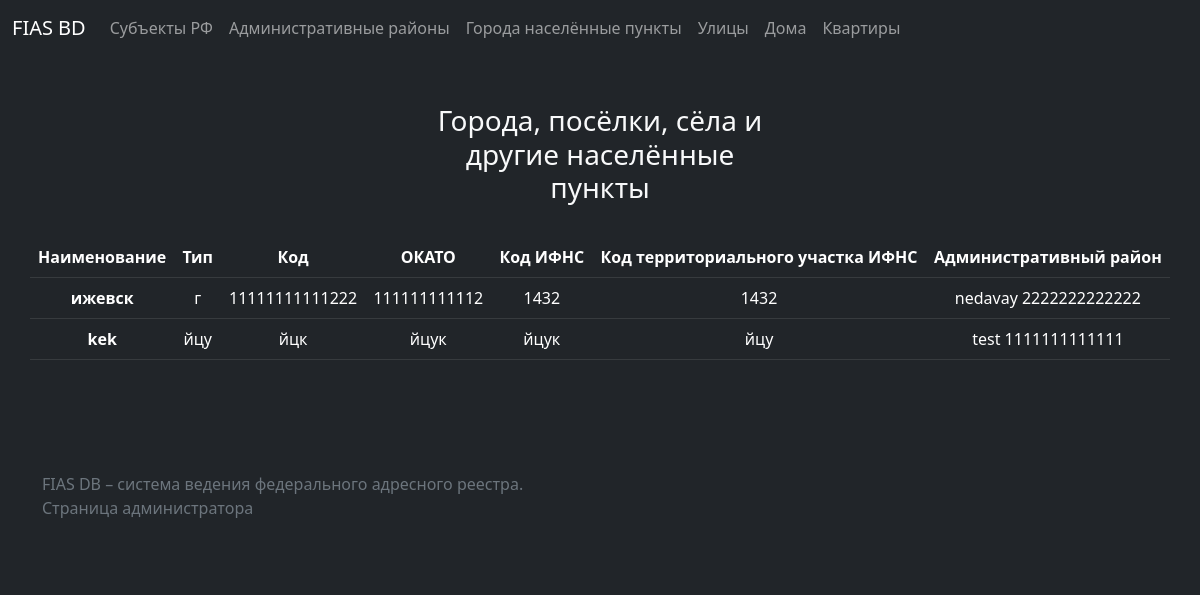
Page /CityGPT/ on the committed database.
### fias/models.py (models this page shows, shortened)
class CityGPT(models.Model):
    district = models.ForeignKey(District, on_delete = models.CASCADE)
    name = models.CharField(max_length=100, null=False)
    sorc = models.CharField(choices = SorcName.SorcToTuple(3), max_length = 100 )
    code = models.CharField(max_length=100, null=False)
    octd = models.CharField(max_length=100, null=True)
    gnimb = models.CharField(max_length=100, null=True)
    uno = models.CharField(max_length=100, null=True)

class District(models.Model):
    subject = models.ForeignKey(Subject, on_delete = models.CASCADE)
    name = models.CharField(max_length=100, null=False)
    sorc = models.CharField(choices = SorcName.SorcToTuple(2), max_length = 100 )
    code = models.CharField(max_length=100, null=False)
    octd = models.CharField(max_length=100, null=True)
    gnimb = models.CharField(max_length=100, null=True)
    uno = models.CharField(max_length=100, null=True)
    def __str__(self):
        return self.name + ' ' + self.code

### fias/views.py (the view)
# urls.py: path('CityGPT/', views.city_gpt_page, name = 'city_gpt_page'),
def city_gpt_page(request):
    try:
        form = CityGPTForm(request.POST, request.FILES)
        new_form = form.save()
    except Exception as e:
        pass
    subjects = CityGPT.objects.all;
    return render(request, 'fias/list/city_gpt.html', { 'subjects': subjects } )

### fias/templates/fias/list/city_gpt.html (shortened to what this page needs)
{% extends 'fias/list/base.html' %}
{% load static %}
{% block content %}
    <div class="container text-center py-5 bg-dark">
        <div class="row align-items-start gy-4">
            <div class="col text-light">
                <h3>Города, посёлки, сёла и другие населённые пункты</h3>
            </div>
        <table class="table table-dark py-4">
            <thead>
            <tr>
                <th scope="col">Наименование</th>
                <th scope="col">Тип</th>
                <th scope="col">Код</th>
                <th scope="col">ОКАТО</th>
                <th scope="col">Код ИФНС</th>
                <th scope="col">Код территориального участка ИФНС</th>
                <th scope="col">Административный район</th>
            </tr>
            </thead>
            <tbody>
            {% for subject in subjects %}
            <tr>
                <th scope="row">{{ subject.name }}</th>
                <td>{{ subject.sorc }}</td>
                <td>{{ subject.code }}</td>
                <td>{{ subject.octd }}</td>
                <td>{{ subject.gnimb }}</td>
                <td>{{ subject.uno }}</td>
                <td>{{ subject.district }}</td>
            </tr>
            {% endfor %}
            </tbody>
        </table>
        </div>
    </div>
{% endblock %}

### rows in the picture
CityGPT: name "ижевск", sorc "г", code "11111111111222", octd "111111111112", gnimb "1432", uno "1432", district "nedavay 2222222222222"
CityGPT: name "kek", sorc "йцу", code "йцк", octd "йцук", gnimb "йцук", uno "йцу", district "test 1111111111111"
